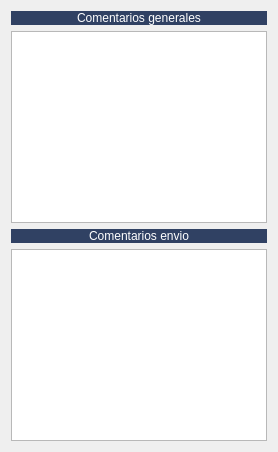
         <widget class="QWidget" name="tab_8">
          <attribute name="title">
           <string>Comentarios</string>
          </attribute>
          <layout class="QGridLayout" name="gridLayout_2">
           <item row="3" column="0">
            <widget class="QTextEdit" name="txtcomentarios_alternativo"/>
           </item>
           <item row="1" column="0">
            <widget class="QTextEdit" name="txtcomentario"/>
           </item>
           <item row="2" column="0">
            <widget class="QLabel" name="label_52">
             <property name="styleSheet">
              <string notr="true">background-color: #304163;
color: rgb(255, 255, 255);</string>
             </property>
             <property name="text">
              <string>Comentarios envio</string>
             </property>
             <property name="alignment">
              <set>Qt::AlignCenter</set>
             </property>
            </widget>
           </item>
           <item row="0" column="0">
            <widget class="QLabel" name="label_62">
             <property name="styleSheet">
              <string notr="true">background-color: #304163;
color: rgb(255, 255, 255);</string>
             </property>
             <property name="text">
              <string>Comentarios generales</string>
             </property>
             <property name="alignment">
              <set>Qt::AlignCenter</set>
             </property>
            </widget>
           </item>
          </layout>
         </widget>
